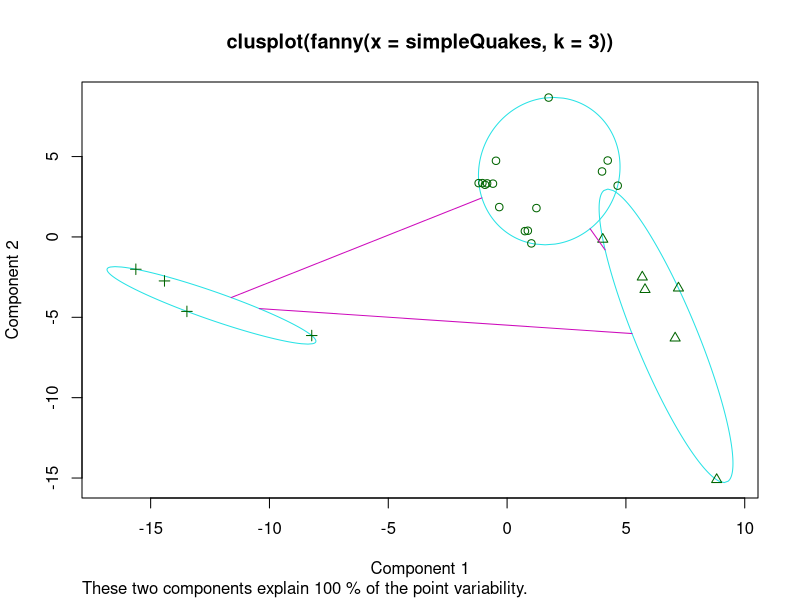
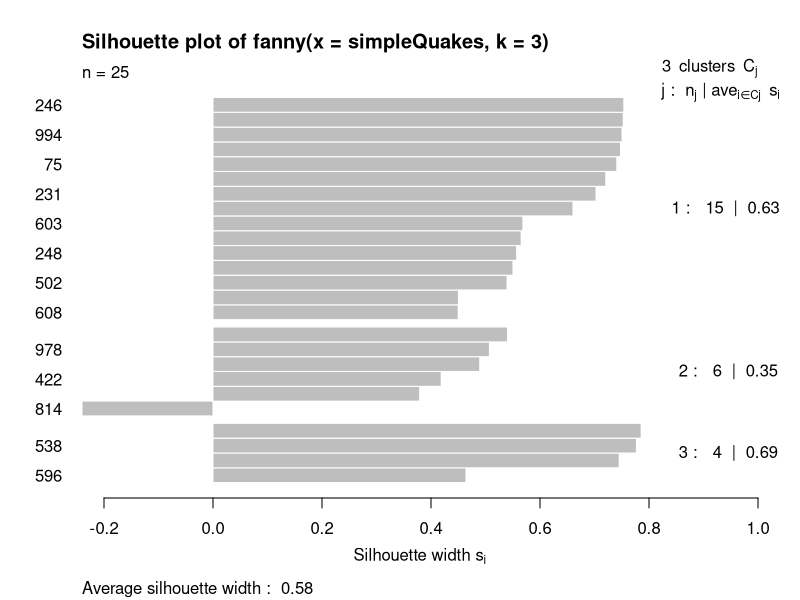

Write the R code that produced these figures, in order.
# clustering with fanny
# Partitioning method

library(cluster)

# downsample quakes for demonstration. from 500 to 25
simpleQuakes <- quakes[sample(nrow(quakes),25),c("long","lat")]

# create a fuzzy cluster with fanny
fuzCluster <- fanny(x = simpleQuakes, k = 3) 
fuzCluster

# this produces 4 parts: object, membership, fuzzyness, other components of object
fuzCluster$membership # percentage likelihood this point is part of this cluster. 
fuzCluster$coeff # A low value of Dunn's coefficient indicates a very fuzzy clustering, whereas a value close to 1 indicates a near-crisp clustering
fuzCluster$clustering # closest hard/crisp cluster

# also...
fuzCluster$k.crisp # crisp clusters. If less than original k, consider reducing memb.exp
fuzCluster$memb.exp # the membership exponent used in the fitting criterion
fuzCluster$objective

plot(fuzCluster, which.plots = 1) # clusplot
plot(fuzCluster, which.plots = 2) # silhouette

# understanding what these parts are
?fanny
?fanny.object # explains the returned values
